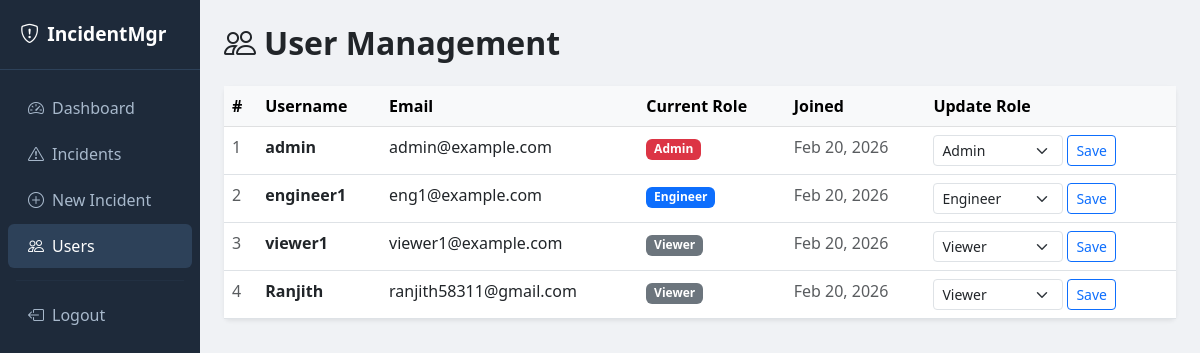
The app's page /admin/users (signed in) with its own data.
### app.py (models this page shows)
class User(db.Model):
    id         = db.Column(db.Integer, primary_key=True)
    username   = db.Column(db.String(80),  unique=True, nullable=False)
    email      = db.Column(db.String(120), unique=True, nullable=False)
    password   = db.Column(db.String(200), nullable=False)
    role       = db.Column(db.String(20),  default='viewer')   # admin | engineer | viewer
    created_at = db.Column(db.DateTime,    default=datetime.utcnow)

### app.py (the view)
@app.route('/admin/users')
@login_required
@role_required('admin')
def admin_users():
    user  = current_user()
    users = User.query.all()
    return render_template('admin_users.html', user=user, users=users)

### app.py (called while the page is built)
def login_required(f):
    @wraps(f)
    def decorated(*args, **kwargs):
        if 'user_id' not in session:
            return redirect(url_for('login'))
        return f(*args, **kwargs)
    return decorated

def role_required(*roles):
    def decorator(f):
        @wraps(f)
        def decorated(*args, **kwargs):
            if 'user_id' not in session:
                return redirect(url_for('login'))
            user = User.query.get(session['user_id'])
            if user.role not in roles:
                flash('Access denied: insufficient permissions.', 'danger')
                return redirect(url_for('dashboard'))
            return f(*args, **kwargs)
        return decorated
    return decorator

def current_user():
    if 'user_id' in session:
        return User.query.get(session['user_id'])
    return None

### templates/admin_users.html (shortened to what this page needs)
{% extends 'base.html' %}
{% block content %}
<h2 class="fw-bold mb-4">
  <i class="bi bi-people me-2"></i>User Management
</h2>
<div class="card border-0 shadow-sm">
  <div class="card-body p-0">
    <table class="table table-hover mb-0">
      <thead class="table-light">
        <tr>
          <th>#</th>
          <th>Username</th>
          <th>Email</th>
          <th>Current Role</th>
          <th>Joined</th>
          <th>Update Role</th>
        </tr>
      </thead>
      <tbody>
        {% for u in users %}
        <tr>
          <td class="text-muted">{{ u.id }}</td>
          <td><strong>{{ u.username }}</strong></td>
          <td>{{ u.email }}</td>
          <td>
            {% if u.role == 'admin' %}
              <span class="badge bg-danger">Admin</span>
            {% elif u.role == 'engineer' %}
              <span class="badge bg-primary">Engineer</span>
            {% else %}
              <span class="badge bg-secondary">Viewer</span>
            {% endif %}
          </td>
          <td class="text-muted">{{ u.created_at.strftime('%b %d, %Y') }}</td>
          <td>
            <form method="POST"
                  action="{{ url_for('update_user_role', user_id=u.id) }}"
                  class="d-flex gap-1">
              <select name="role" class="form-select form-select-sm" style="width:130px">
                <option value="viewer"   {% if u.role=='viewer'   %}selected{% endif %}>Viewer</option>
                <option value="engineer" {% if u.role=='engineer' %}selected{% endif %}>Engineer</option>
                <option value="admin"    {% if u.role=='admin'    %}selected{% endif %}>Admin</option>
              </select>
              <button type="submit" class="btn btn-sm btn-outline-primary">Save</button>
            </form>
          </td>
        </tr>
        {% endfor %}
      </tbody>
    </table>
  </div>
</div>
{% endblock %}

### templates/base.html (style rules this page uses)
body { background: #f0f2f5; }

### records on screen
User: id "1", username "admin", email "admin@example.com", shows "Admin", created_at "Feb 20, 2026", role "Admin"
User: id "2", username "engineer1", email "eng1@example.com", shows "Engineer", created_at "Feb 20, 2026", role "Engineer"
User: id "3", username "viewer1", email "viewer1@example.com", shows "Viewer", created_at "Feb 20, 2026", role "Viewer"
User: id "4", username "Ranjith", email "ranjith58311@gmail.com", shows "Viewer", created_at "Feb 20, 2026", role "Viewer"
